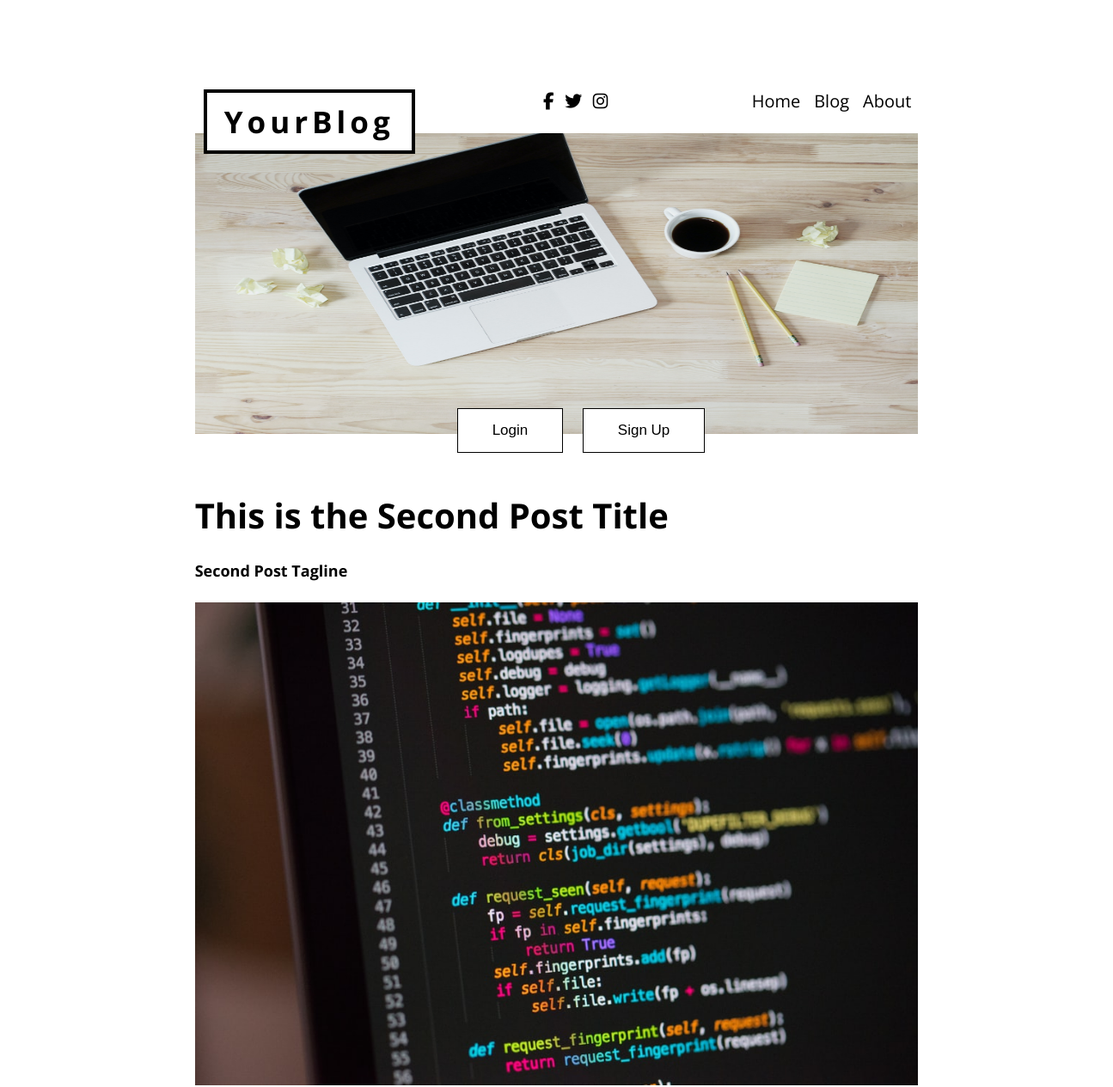
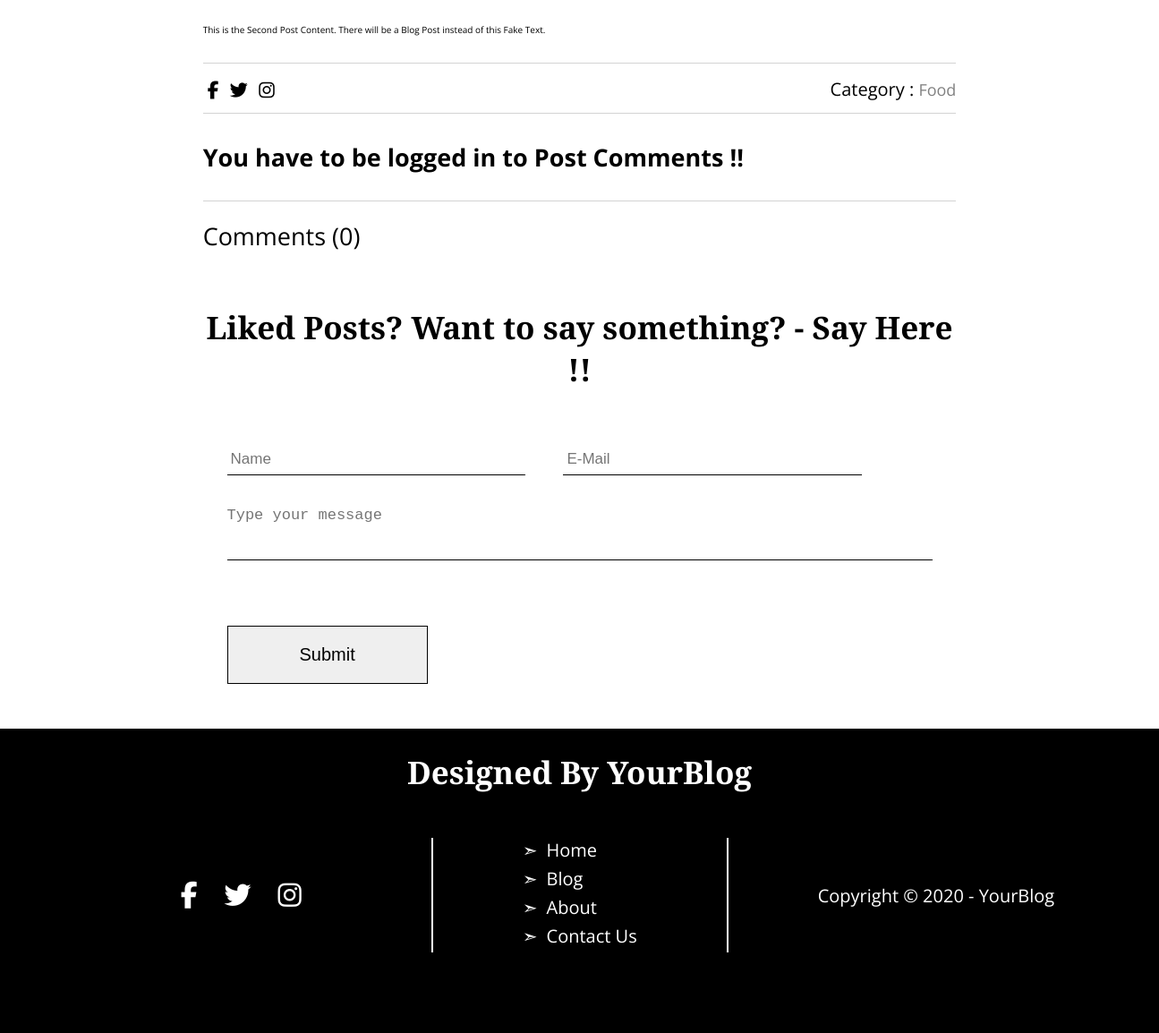
Page /blog/Food/second-post on the committed database (2 pictures, top to bottom).
### blog/models.py (models this page shows, shortened)
class Post(models.Model):
    serial_no = models.AutoField(primary_key=True)
    title = models.CharField(max_length=120, null=False)
    tagline = models.CharField(max_length=100)
    slug = models.SlugField(max_length=50, null=False)
    author = models.CharField(max_length=50, null=False)
    category = models.CharField(max_length=20, default="", null=False)
    content = models.TextField()
    thumbnail_image = models.ImageField(upload_to = "blog", blank= True)
    timestamp = models.DateTimeField(default=now)

### blog/views.py (the view)
# urls.py: path("<str:category>/<str:slug>", views.blogPost, name="blogPost")
def blogPost(request, category, slug):
    post = Post.objects.filter(slug= slug, category=category).first()
    comments = BlogComment.objects.filter(post=post, parent=None)
    replies = BlogComment.objects.filter(post=post).exclude(parent=None)
    replyDict = {}
    for reply in replies:
        if reply.parent.serial_no not in replyDict.keys():
            replyDict[reply.parent.serial_no] = [reply]
        else:
            replyDict[reply.parent.serial_no].append(reply)
    context = {"post":post, "comments":comments, "replyDict":replyDict}
    return render(request, "blog/post.html", context)

### templates/blog/post.html (shortened to what this page needs)
{% extends 'base.html' %}
{% block body %}
{% load extras %}
<div class="container">
    <div class="blog-post-content-div">
        <div class="post-title-tagline-div">
            <h1 class="lg-heading">{{post.title}}</h1>
            <h3 class="sm-heading">{{post.tagline}}</h3>
        </div>
        <div class="post-header-image">
            <img src="{{post.thumbnail_image}}" alt="{{post.title}} Header image">
        </div>
        <div class="post-content-by-tinymce">
            {{post.content|safe}}
        </div>
        <div class="post-hr"></div>
        <div class="below-post-hr flex">
            <div class="social-icons">
                <i class="fab fa-facebook-f fa-2x icon"></i>
                <i class="fab fa-twitter fa-2x icon"></i>
                <i class="fab fa-instagram fa-2x icon"></i>
            </div>
            <div class="category-h3 sm-heading">Category : <span
                    style="color: grey; font-size: 18px;">{{post.category|title}}</span></div>
        </div>
        <div class="post-hr" style="margin-top: 10px; margin-bottom: 30px;"></div>
        {% if user.is_authenticated %}
        <div class="comment-section" id="comment-b" style="margin-top: 25px;">
            <div class="comment-box flex-column-no-center">
                <form action="/blog/postComment" method="POST">{% csrf_token %}
                    <h2 class="md-heading text-left">Leave a comment :</h2>
                    <textarea class="comment-textarea" name="comment-textarea" id="" cols="30" rows="10"></textarea>
                    <input type="hidden" name="postSerial" value="{{post.serial_no}}">
                    <input type="hidden" name="parentSerial" value="">
                    <button type="submit" class="btn-primary comment-submit" id="">Submit</button>
                </form>
            </div>
        </div>
        {% else %}
        <h2 class="md-heading">You have to be logged in to Post Comments !!</h2>
        {% endif %}
        <div class="post-hr" style="margin-bottom: 20px;"></div>
        <div class="md-heading" style="margin-bottom: 30px;">Comments (0)</div>
    </div>
</div>
{% endblock body %}

### static/home/css/style.css (style rules this page uses)
* { box-sizing: border-box; margin: 0; padding: 0; }
html { font-size: 62.5%; font-family: 'Open Sans', sans-serif; }
img { display: inline-block; }
.container { max-width: 1100px; width: 65%; margin: 0 auto; }
.flex { display: flex; }
.lg-heading { font-size: 3.5rem; }
.md-heading { font-size: 2.7rem; }
.sm-heading { font-size: 2rem; }
.icon { padding: 5px; }
.post-title-tagline-div { margin-top: 15px; }
.blog-post-content-div h1 { font-size: 40px; }
.blog-post-content-div h3 { font-size: 18px; margin-top: 25px; }
.post-header-image img { width: 100%; margin-top: 25px; }
.post-content-by-tinymce { margin-top: 25px; }
.below-post-hr { justify-content: space-between; }
.post-hr { border-bottom: 1px solid lightgray; margin-top: 30px; margin-bottom: 15px; }

### rows in the picture
Post: title "This is the Second Post Title", tagline "Second Post Tagline", thumbnail_image (picture), content "This is the Second Post Content. There will be a Blog Post instead of this Fake Text.", category "Food"
